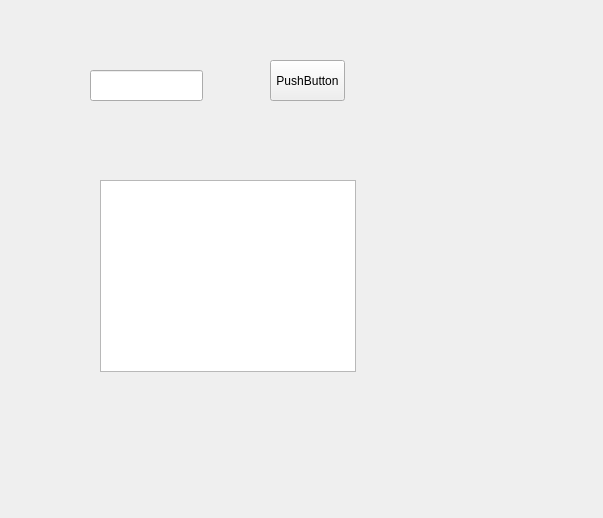
<?xml version="1.0" encoding="UTF-8"?>
<ui version="4.0">
 <class>Form</class>
 <widget class="QWidget" name="Form">
  <property name="geometry">
   <rect>
    <x>0</x>
    <y>0</y>
    <width>603</width>
    <height>518</height>
   </rect>
  </property>
  <property name="windowTitle">
   <string>Form</string>
  </property>
  <widget class="QPushButton" name="pushButton">
   <property name="geometry">
    <rect>
     <x>270</x>
     <y>60</y>
     <width>75</width>
     <height>41</height>
    </rect>
   </property>
   <property name="text">
    <string>PushButton</string>
   </property>
  </widget>
  <widget class="QTextBrowser" name="textBrowser">
   <property name="geometry">
    <rect>
     <x>100</x>
     <y>180</y>
     <width>256</width>
     <height>192</height>
    </rect>
   </property>
  </widget>
  <widget class="QLineEdit" name="lineEdit">
   <property name="geometry">
    <rect>
     <x>90</x>
     <y>70</y>
     <width>113</width>
     <height>31</height>
    </rect>
   </property>
  </widget>
 </widget>
 <resources/>
 <connections/>
</ui>
